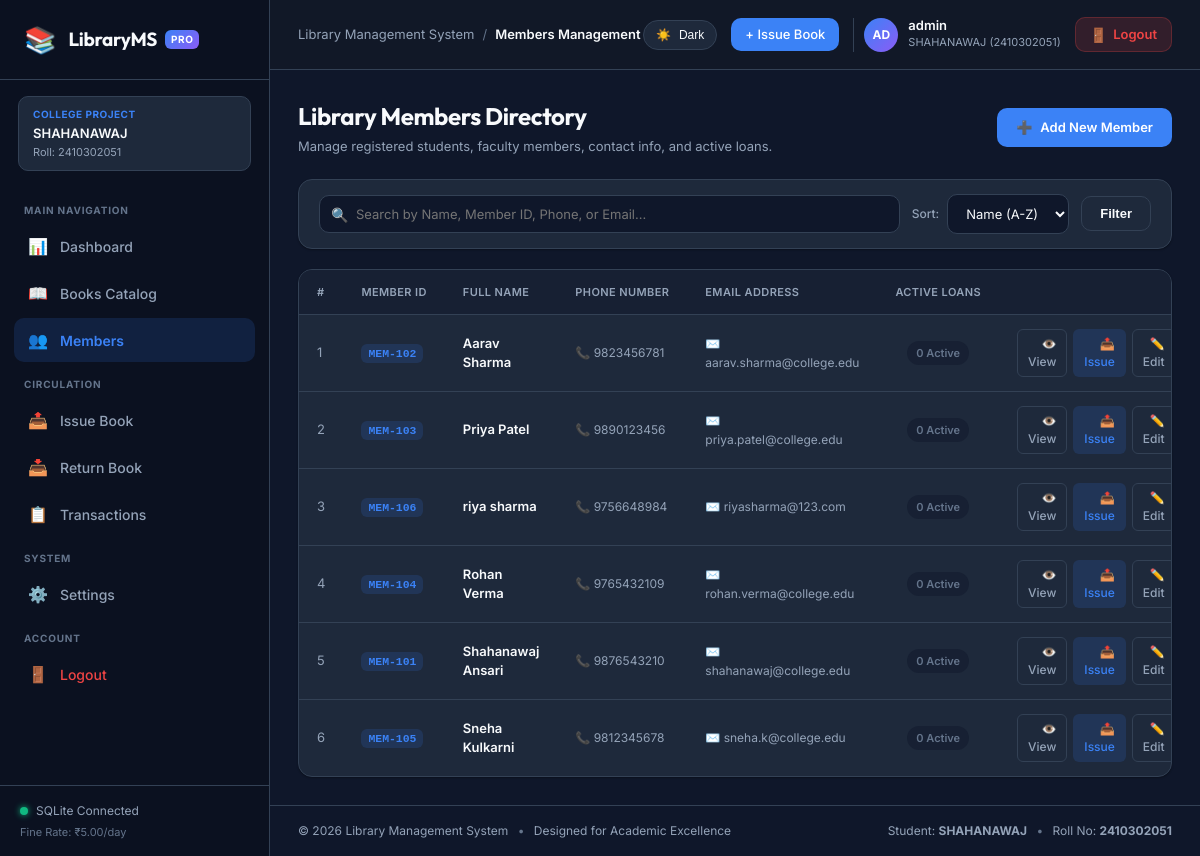
Page /members (signed in) on the earlier database version.
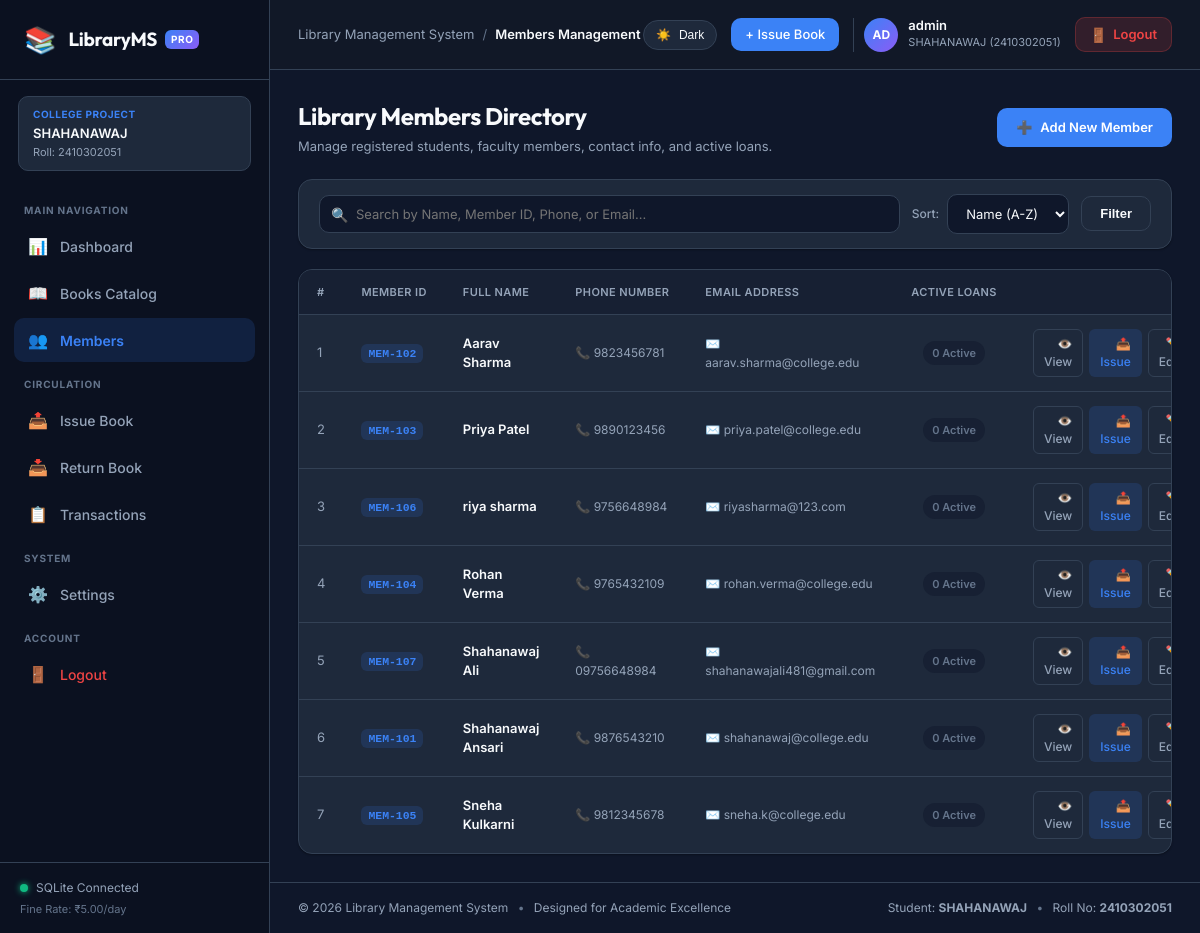
Same page on the later database version.
### tables this page shows
CREATE TABLE members (
            id INTEGER PRIMARY KEY AUTOINCREMENT,
            member_id TEXT UNIQUE NOT NULL,
            name TEXT NOT NULL,
            phone TEXT NOT NULL,
            email TEXT NOT NULL
        );

### app.py (the view)
@app.route("/members")
def members_list():
    search_query = request.args.get("q", "").strip()
    sort_by = request.args.get("sort", "name")
    members = MemberService.get_all_members(search_query=search_query, sort_by=sort_by)
    return render_template(
        "members.html",
        members=members,
        search_query=search_query,
        selected_sort=sort_by,
        total_members=len(members)
    )

### app.py (called while the page is built)
@app.context_processor
def inject_globals():
    settings = SettingsService.load_settings()
    current_theme = session.get("theme", "dark" if settings.get("dark_mode", True) else "light")
    current_user = None
    if session.get("user_id"):
        current_user = {
            "id": session.get("user_id"),
            "username": session.get("username", "admin"),
            "role": session.get("role", "Admin")
        }
    return {
        "app_title": APP_TITLE,
        "app_subtitle": APP_SUBTITLE,
        "student_name": STUDENT_NAME,
        "student_roll": STUDENT_ROLL,
        "currency_symbol": CURRENCY_SYMBOL,
        "fine_per_day": FINE_PER_DAY,
        "default_loan_days": DEFAULT_LOAN_DAYS,
        "current_theme": current_theme,
        "current_user": current_user,
        "now_year": datetime.now().year,
        "current_endpoint": request.endpoint or ""
    }

@app.after_request
def add_cache_control_headers(response):
    response.headers["Cache-Control"] = "no-cache, no-store, must-revalidate, max-age=0"
    response.headers["Pragma"] = "no-cache"
    response.headers["Expires"] = "0"
    return response

### templates/members.html (shortened to what the changed rows need)
{% extends "base.html" %}
{% block content %}
<div class="members-page">
    <div class="page-header">
        <div class="header-titles">
            <h1 class="page-title">Library Members Directory</h1>
        </div>
    </div>
    <div class="card">
        <div class="table-responsive">
            <table class="data-table">
                <thead>
                    <tr>
                        <th style="width: 60px;">#</th>
                        <th style="width: 130px;">Member ID</th>
                        <th>Full Name</th>
                        <th style="width: 160px;">Phone Number</th>
                        <th style="width: 220px;">Email Address</th>
                        <th style="width: 120px; text-align: center;">Active Loans</th>
                        <th style="width: 220px; text-align: right;">Actions</th>
                    </tr>
                </thead>
                <tbody>
                    {% if members %}
                        {% for member in members %}
                        <tr>
                            <td class="text-muted">{{ loop.index }}</td>
                            <td>
                                <code class="member-code-badge">{{ member.member_id }}</code>
                            </td>
                            <td>
                                <div class="font-semibold member-name-cell">
                                    <a href="{{ url_for('member_details', id=member.id) }}" class="member-detail-link">
                                        {{ member.name }}
                                    </a>
                                </div>
                            </td>
                            <td>
                                <span class="phone-chip">📞 {{ member.phone }}</span>
                            </td>
                            <td>
                                <span class="email-chip">✉️ {{ member.email }}</span>
                            </td>
                            <td style="text-align: center;">
                                {% if member.active_loans and member.active_loans > 0 %}
                                    <span class="badge badge-warning">{{ member.active_loans }} checked out</span>
                                {% else %}
                                    <span class="badge badge-subtle">0 active</span>
                                {% endif %}
                            </td>
                            <td style="text-align: right;">
                                <div class="table-actions">
                                    <a href="{{ url_for('member_details', id=member.id) }}" class="action-btn action-btn-view" title="View Member Profile & Loan History">
                                        👁️ View
                                    </a>
                                    <a href="{{ url_for('issue_book', member_id=member.id) }}" class="action-btn action-btn-issue" title="Issue book to this member">
                                        📤 Issue
                                    </a>
                                    <a href="{{ url_for('edit_member', id=member.id) }}" class="action-btn action-btn-edit" title="Edit Member Information">
                                        ✏️ Edit
                                    </a>
                                </div>
                            </td>
                        </tr>
                        {% endfor %}
                    {% endif %}
                </tbody>
            </table>
        </div>
    </div>
</div>
{% endblock %}

Differences in the rows shown:
added members: member_id "MEM-107", name "Shahanawaj Ali", phone "09756648984", email "shahanawajali481@gmail.com"
